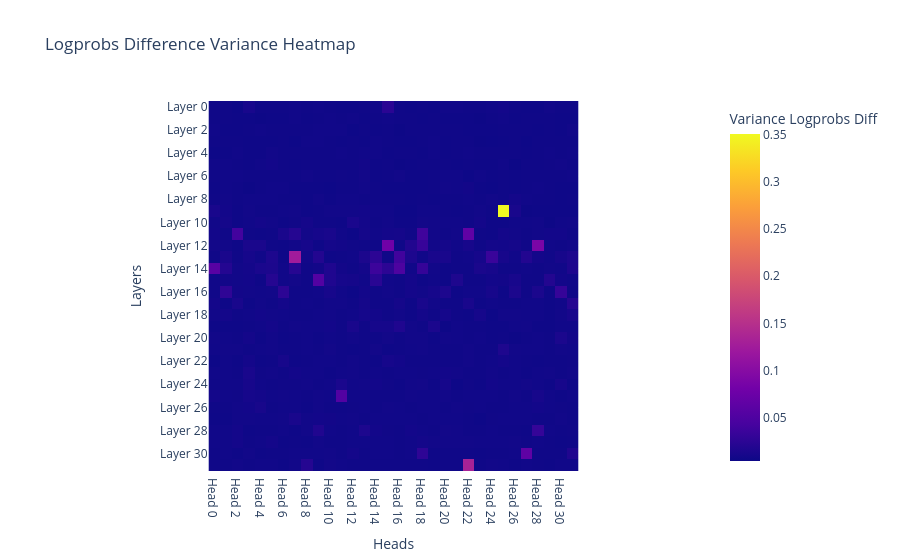

Write notebook code for a chart like this one.
### Code cell
# Plot the variance heatmap of the logprobs_diff
variance_logprobs_diff = logprobs_diff.var(dim=-1)
fig = px.imshow(
    variance_logprobs_diff.numpy(),
    labels={"x": "Heads", "y": "Layers", "color": "Variance Logprobs Diff"},
    x=[f"Head {i}" for i in range(variance_logprobs_diff.shape[1])],
    y=[f"Layer {i}" for i in range(variance_logprobs_diff.shape[0])],
    title="Logprobs Difference Variance Heatmap",
)
fig.show()

### Figure 1 — Plotly figure (JSON) as saved in the notebook; plotly's stock layout.template omitted (floating-point values rounded to 4 significant figures; data arrays with more than 128 entries replaced by an {"elided": "..."} marker saying what was removed)
{"data": [{"coloraxis": "coloraxis", "hovertemplate": "Heads: %{x}<br>Layers: %{y}<br>Variance Logprobs Diff: %{z}<extra></extra>", "name": "0", "type": "heatmap", "x": ["Head 0", "Head 1", "Head 2", "Head 3", "Head 4", "Head 5", "Head 6", "Head 7", "Head 8", "Head 9", "Head 10", "Head 11", "Head 12", "Head 13", "Head 14", "Head 15", "Head 16", "Head 17", "Head 18", "Head 19", "Head 20", "Head 21", "Head 22", "Head 23", "Head 24", "Head 25", "Head 26", "Head 27", "Head 28", "Head 29", "Head 30", "Head 31"], "xaxis": "x", "y": ["Layer 0", "Layer 1", "Layer 2", "Layer 3", "Layer 4", "Layer 5", "Layer 6", "Layer 7", "Layer 8", "Layer 9", "Layer 10", "Layer 11", "Layer 12", "Layer 13", "Layer 14", "Layer 15", "Layer 16", "Layer 17", "Layer 18", "Layer 19", "Layer 20", "Layer 21", "Layer 22", "Layer 23", "Layer 24", "Layer 25", "Layer 26", "Layer 27", "Layer 28", "Layer 29", "Layer 30", "Layer 31"], "yaxis": "y", "z": {"elided": "32x32 float values"}}], "layout": {"coloraxis": {"colorbar": {"title": {"text": "Variance Logprobs Diff"}}, "colorscale": [[0, "#0d0887"], [0.1111, "#46039f"], [0.2222, "#7201a8"], [0.3333, "#9c179e"], [0.4444, "#bd3786"], [0.5556, "#d8576b"], [0.6667, "#ed7953"], [0.7778, "#fb9f3a"], [0.8889, "#fdca26"], [1, "#f0f921"]]}, "title": {"text": "Logprobs Difference Variance Heatmap"}, "xaxis": {"anchor": "y", "constrain": "domain", "domain": [0, 1], "scaleanchor": "y", "title": {"text": "Heads"}}, "yaxis": {"anchor": "x", "autorange": "reversed", "constrain": "domain", "domain": [0, 1], "title": {"text": "Layers"}}}}
